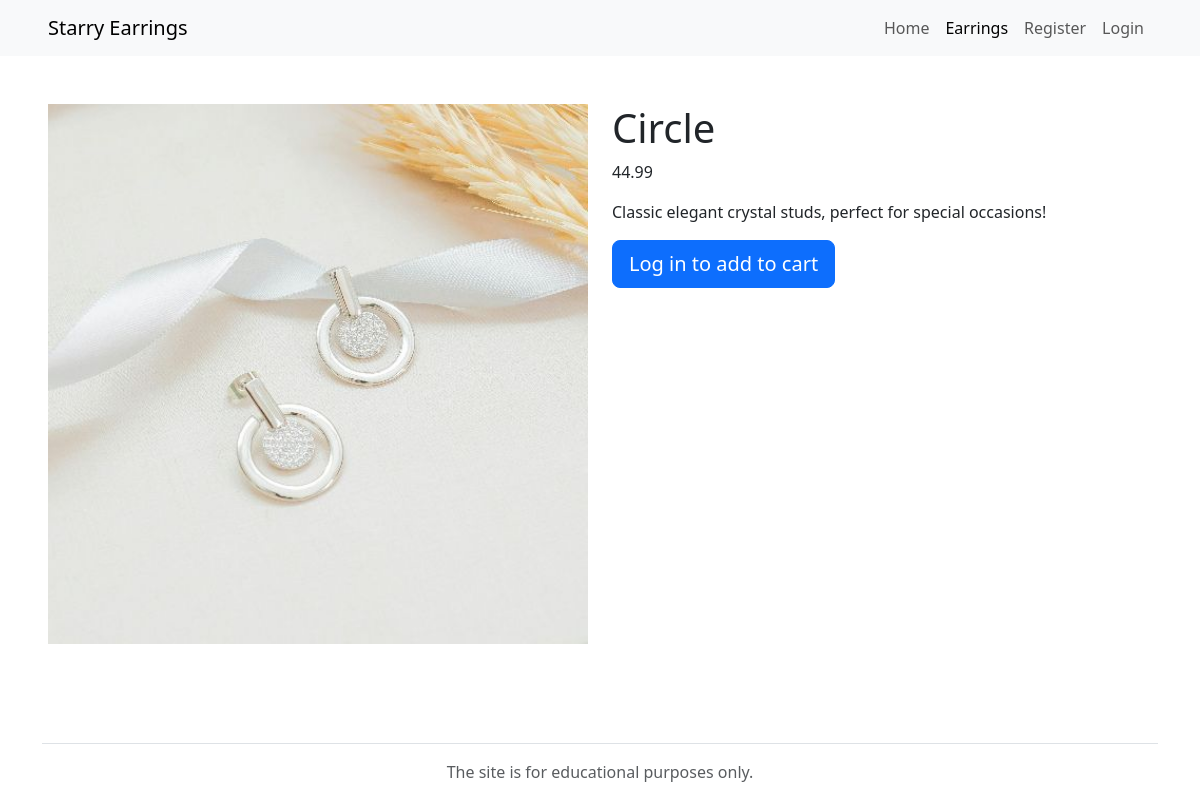
The app's page /earring_details.php?id=2 with its own data.
### tables this page shows
CREATE TABLE IF NOT EXISTS products (
    id INT(11) UNSIGNED AUTO_INCREMENT PRIMARY KEY,
    name VARCHAR(30) NOT NULL,
    category VARCHAR(10) NOT NULL,
    price DECIMAL(10, 2) NOT NULL,
    description VARCHAR(255) NOT NULL,
    stock INT(11) NOT NULL DEFAULT 0,
    image VARCHAR(255)
);

### lib/functions.php (called while the page is built, shortened)
<?php
function get_earring($id) {
    require_once "../src/DBconnect.php";
    $query = "SELECT * FROM products WHERE id = :id";
    $statement = $connection->prepare($query);
    $statement->bindParam(":id", $id, PDO::PARAM_INT);
    $statement->execute();
    $result = $statement->fetch(PDO::FETCH_ASSOC);
    return $result;
}

### public/earring_details.php (the view, shortened to what this page needs)
<?php
    require "../lib/functions.php";
    require_once "../templates/header.php";
    $id = $_GET['id'];
    $earring = get_earring($id);
    $earring_name = $earring['name'];
    $user_id = $_SESSION['user_id'];
?>
</head>
<body class="d-flex flex-column vh-100">
    <header>
        <nav class="navbar navbar-expand-sm navbar-light bg-light justify-content-between m-0 px-5 py-2">
            <a class="navbar-brand" href="index.php">Starry Earrings</a>
            <ul class="navbar-nav">
                <li class="nav-item">
                    <a class="nav-link" href="index.php">Home</a>
                </li>
                <li class="nav-item">
                    <a class="nav-link active" href="earrings.php">Earrings</a>
                </li>
                <?php
                if ($_SESSION["active"] == true) {
                    if ($_SESSION["role"] == "admin") {
                        echo "
                <li class=\"nav-item\">
                    <a class=\"nav-link\" href=\"#\">Add Item</a>
                </li>
            ";
                    } else {
                        echo "
                <li class=\"nav-item\">
                    <a class=\"nav-link\" href=\"cart.php\">Cart</a>
                </li>
                <li class=\"nav-item\">
                    <a class=\"nav-link\" href=\"profile.php?id=$user_id\">Profile</a>
                </li>
            ";
                    }
                    echo "
            <li class=\"nav-item\">
                <form action='logout.php' method='post'>
                    <button type='submit' class=\"nav-link\">Logout</button>
                </form>
            </li>
        ";
                } else {
                    echo "
            <li class=\"nav-item\">
                <a class=\"nav-link\" href=\"register.php\">Register</a>
            </li>
            <li class=\"nav-item\">
                <a class=\"nav-link\" href=\"login.php\">Login</a>
            </li>
        ";
                }
                ?>
            </ul>
        </nav>
    </header>
    <main>
        <section class="row p-5">
            <div class="col-12 col-md-6">
                <img src="<?php echo $earring['image'] ?>" class="w-100">
            </div>
            <div class="col-12 col-md-6">
                <h1><?php echo $earring_name ?></h1>
                <p><?php echo $earring['price'] ?></p>
                <p><?php echo $earring['description'] ?></p>
                <?php
                if ($_SESSION["active"] == true) {
                    if (isset($_POST['submit'])) {
                        if (!isset($_SESSION["cart"])) {
                            $_SESSION["cart"] = array();
                        }
                        if ($_SESSION["cart"][$earring['id']]) {
                            $_SESSION["cart"][$earring['id']]++;
                        } else {
                            $_SESSION["cart"][$earring['id']] = 1;
                        }
                    }
                    echo "
                        <form action='' method='post'>
                            <button type='submit' name='submit' class=\"btn btn-primary btn-lg btn-block\">Add to cart</button>
                        </form>
                    ";
                } else {
                    echo "
                        <a href='login.php' class='btn btn-primary btn-lg btn-block'>Log in to add to cart</a>
                    ";
                }
                ?>
            </div>
        </section>
    </main>
<?php require_once "../templates/footer.php"; ?>

### records on screen
products: image (picture), name "Circle", price "44.99", description "Classic elegant crystal studs, perfect for special occasions!"
